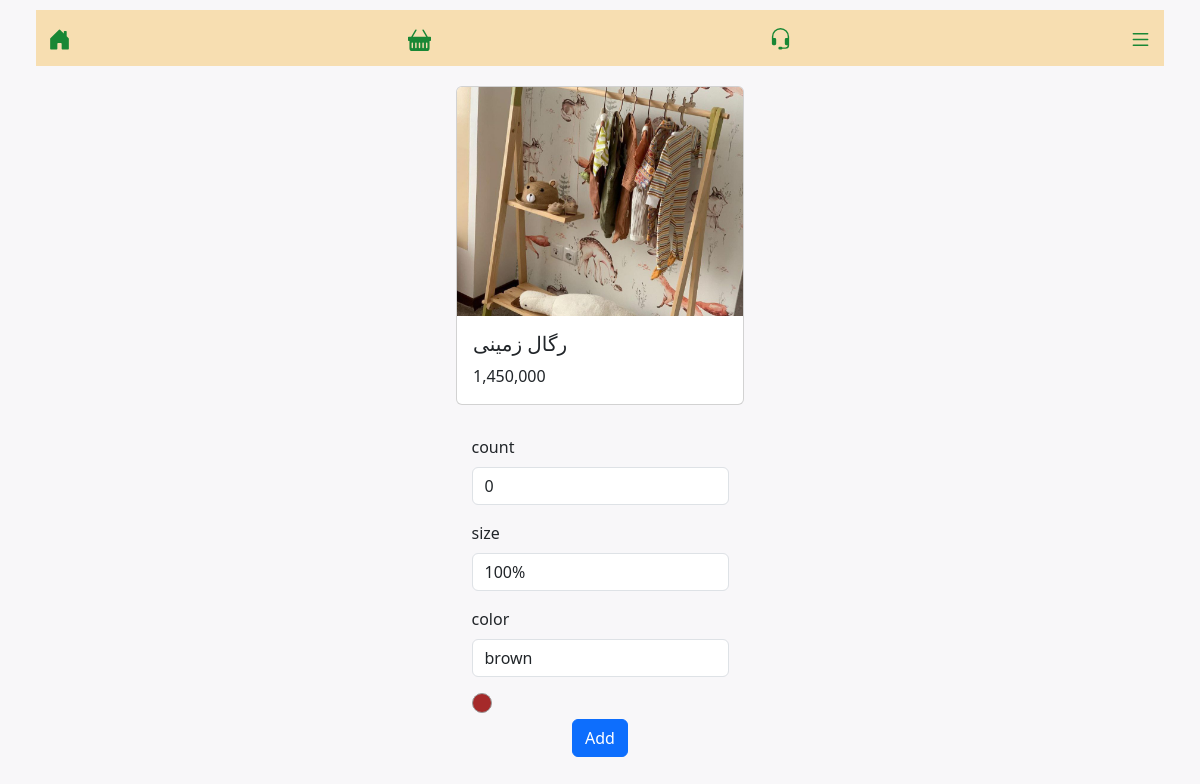
Screenshot of /product_describe/21/ (signed in) with the database file from the repository.
### shopping/models.py (models this page shows, shortened)
class Product(models.Model) :
    name = models.CharField(max_length=20)
    price = models.BigIntegerField()
    picture = models.ImageField()
    likes = models.ManyToManyField(User , blank=True , related_name="like")

### shopping/views.py (the view)
# urls.py: path("product_describe/<int:product_id>/" , views.product_describe , name="product_describe"),
def product_describe(request , product_id) :
    product = Product.objects.get(id = product_id)
    try :
        order = Order.objects.get(user = request.user,
                                  product = product)
    except Order.DoesNotExist :
        order = Order(user = request.user ,
                      product = product)
    if request.method != "POST" :
        form = AddToBuyPage(instance=order)
    else :
        form = AddToBuyPage(instance=order, data=request.POST)
        if form.is_valid() :
            form.save()
            return redirect("shopping:product_describe" , product_id = product_id)
    context = {"form" : form , "product" : product , "pro_ord" : order}
    return render(request , "shopping/product_describe.html" , context)

### shopping/form.py
class AddToBuyPage(forms.ModelForm) :
    class Meta :
        model = Order
        fields = ["count" , "size" , "color"]
        labels = {"count" : "count" , "size" : "size" , "color" : "color"}

### shopping/templates/shopping/product_describe.html (shortened to what this page needs)
{% extends "shopping/base.html" %}
{% load bootstrap4 %}
{% block content %}
{% load humanize %}
{% load static %}
<!doctype html>
<html lang="en">
  <head>
    <link href="https://cdn.jsdelivr.net/npm/bootstrap@5.3.3/dist/css/bootstrap.min.css" rel="stylesheet">
    <link rel="stylesheet" href="{% static 'css/style.css' %}">
  </head>
<body>
    <div style="justify-items: center;">
        <div class="card" style="max-width: 18rem; width: 70vw; margin-right: 2vw; margin-left: 2vw;">
        <img src="{{product.picture.url}}" alt="img" class="card-img-top">
            <div class="card-body">
                <h5 class="card-title">{{product.name}}</h5>
                <p class="card-text">{{product.price|intcomma}}</p>
            </div>
        </div>
</body>
<div style="flex-wrap: wrap; margin-top: 30px;">
   <form action="{% url 'shopping:product_describe' product.id %}" method="post" class="form">
    {%bootstrap_form form%}
    {% buttons %}
    <div class="color-box" style="background-color: {{pro_ord.color}} ;"></div>
        </div>
    <button name="submit" class="btn btn-primary">Add</button>
    {% endbuttons %}
{% endblock content %}

### static/css/style.css (style rules this page uses)
.color-box { width: 20px; height: 20px; border-radius: 50%; border: 1px solid #999; display: inline-block; }
body { background-color: #f8f7f9; }

### rows the page displays
Product: picture (picture), name "رگال زمینی", price "1,450,000"
